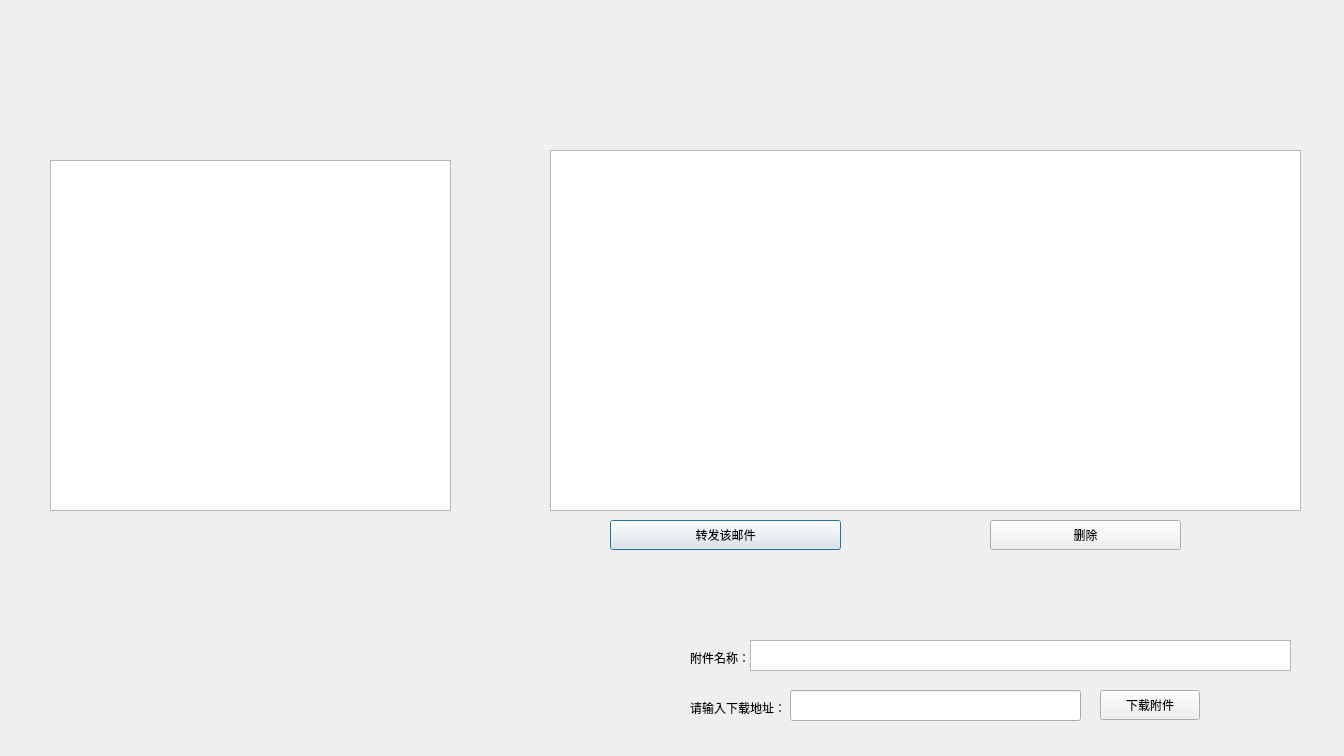
<?xml version="1.0" encoding="UTF-8"?>
<ui version="4.0">
 <class>ReceiveBox_Window</class>
 <widget class="QDialog" name="ReceiveBox_Window">
  <property name="enabled">
   <bool>true</bool>
  </property>
  <property name="geometry">
   <rect>
    <x>0</x>
    <y>0</y>
    <width>1344</width>
    <height>756</height>
   </rect>
  </property>
  <property name="windowTitle">
   <string>收件箱</string>
  </property>
  <widget class="QLabel" name="label">
   <property name="geometry">
    <rect>
     <x>10</x>
     <y>90</y>
     <width>72</width>
     <height>15</height>
    </rect>
   </property>
   <property name="text">
    <string/>
   </property>
  </widget>
  <widget class="QTextBrowser" name="view_information">
   <property name="geometry">
    <rect>
     <x>550</x>
     <y>150</y>
     <width>751</width>
     <height>361</height>
    </rect>
   </property>
  </widget>
  <widget class="QListWidget" name="view_list">
   <property name="geometry">
    <rect>
     <x>50</x>
     <y>160</y>
     <width>401</width>
     <height>351</height>
    </rect>
   </property>
  </widget>
  <widget class="QPushButton" name="btn_forwardthis">
   <property name="geometry">
    <rect>
     <x>610</x>
     <y>520</y>
     <width>231</width>
     <height>30</height>
    </rect>
   </property>
   <property name="text">
    <string>转发该邮件</string>
   </property>
  </widget>
  <widget class="QPushButton" name="btn_delete">
   <property name="geometry">
    <rect>
     <x>990</x>
     <y>520</y>
     <width>191</width>
     <height>30</height>
    </rect>
   </property>
   <property name="text">
    <string>删除</string>
   </property>
  </widget>
  <widget class="QLabel" name="label_3">
   <property name="geometry">
    <rect>
     <x>690</x>
     <y>650</y>
     <width>72</width>
     <height>15</height>
    </rect>
   </property>
   <property name="text">
    <string>附件名称：</string>
   </property>
  </widget>
  <widget class="QPushButton" name="btn_download">
   <property name="geometry">
    <rect>
     <x>1100</x>
     <y>690</y>
     <width>100</width>
     <height>30</height>
    </rect>
   </property>
   <property name="text">
    <string>下载附件</string>
   </property>
  </widget>
  <widget class="QLabel" name="label_4">
   <property name="geometry">
    <rect>
     <x>690</x>
     <y>700</y>
     <width>101</width>
     <height>16</height>
    </rect>
   </property>
   <property name="text">
    <string>请输入下载地址：</string>
   </property>
  </widget>
  <widget class="QLineEdit" name="attadress">
   <property name="geometry">
    <rect>
     <x>790</x>
     <y>690</y>
     <width>291</width>
     <height>31</height>
    </rect>
   </property>
  </widget>
  <widget class="QTextBrowser" name="view_attname">
   <property name="geometry">
    <rect>
     <x>750</x>
     <y>640</y>
     <width>541</width>
     <height>31</height>
    </rect>
   </property>
  </widget>
  <widget class="QLabel" name="label_5">
   <property name="enabled">
    <bool>true</bool>
   </property>
   <property name="geometry">
    <rect>
     <x>0</x>
     <y>0</y>
     <width>1351</width>
     <height>761</height>
    </rect>
   </property>
   <property name="text">
    <string/>
   </property>
   <property name="pixmap">
    <pixmap>Background4.png</pixmap>
   </property>
   <property name="scaledContents">
    <bool>true</bool>
   </property>
  </widget>
  <zorder>label_5</zorder>
  <zorder>label</zorder>
  <zorder>view_information</zorder>
  <zorder>view_list</zorder>
  <zorder>btn_forwardthis</zorder>
  <zorder>btn_delete</zorder>
  <zorder>label_3</zorder>
  <zorder>btn_download</zorder>
  <zorder>label_4</zorder>
  <zorder>attadress</zorder>
  <zorder>view_attname</zorder>
 </widget>
 <resources/>
 <connections/>
</ui>
